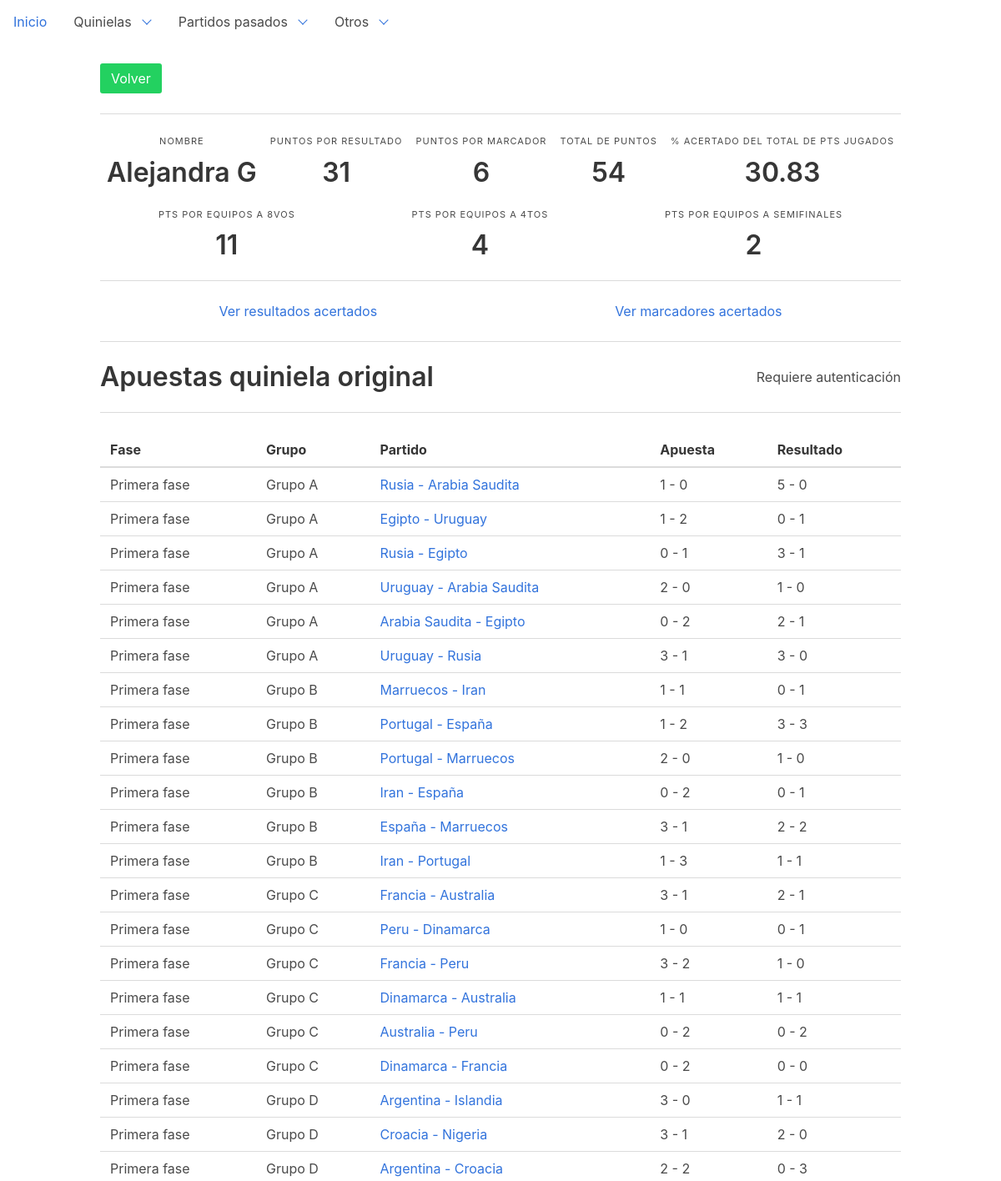
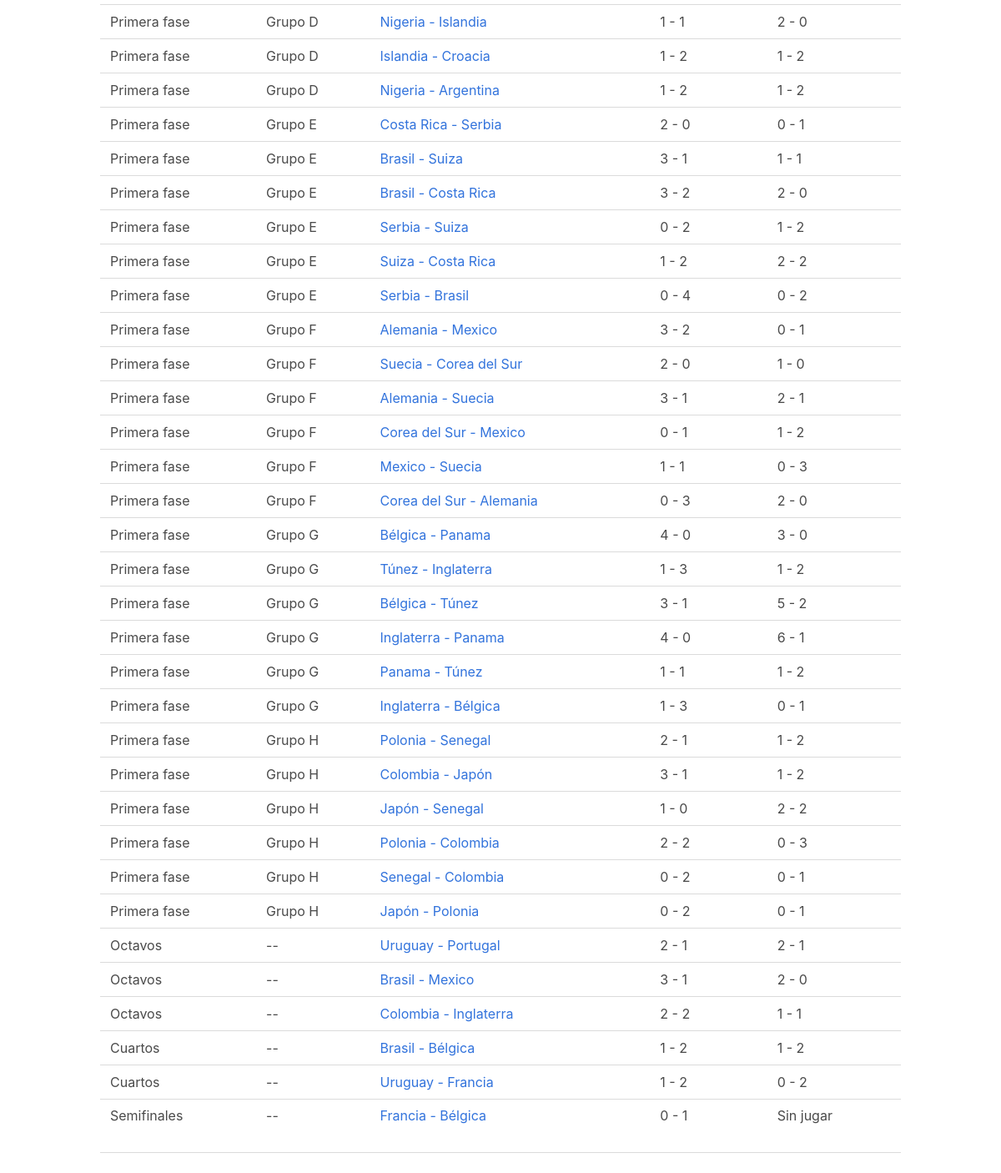
The page /dashboard/gamblers/15 on the database as committed earlier (2 pictures, top to bottom).
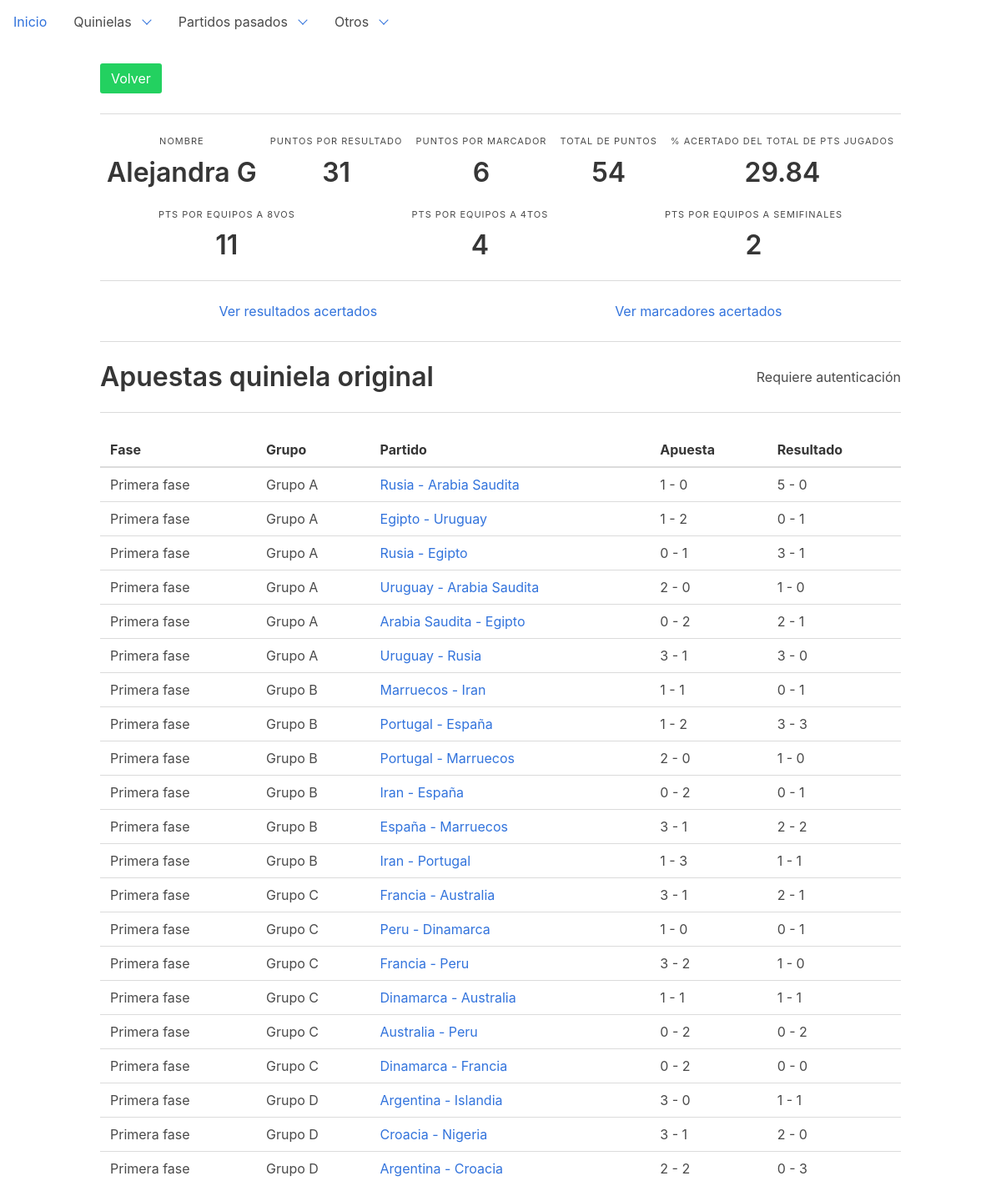
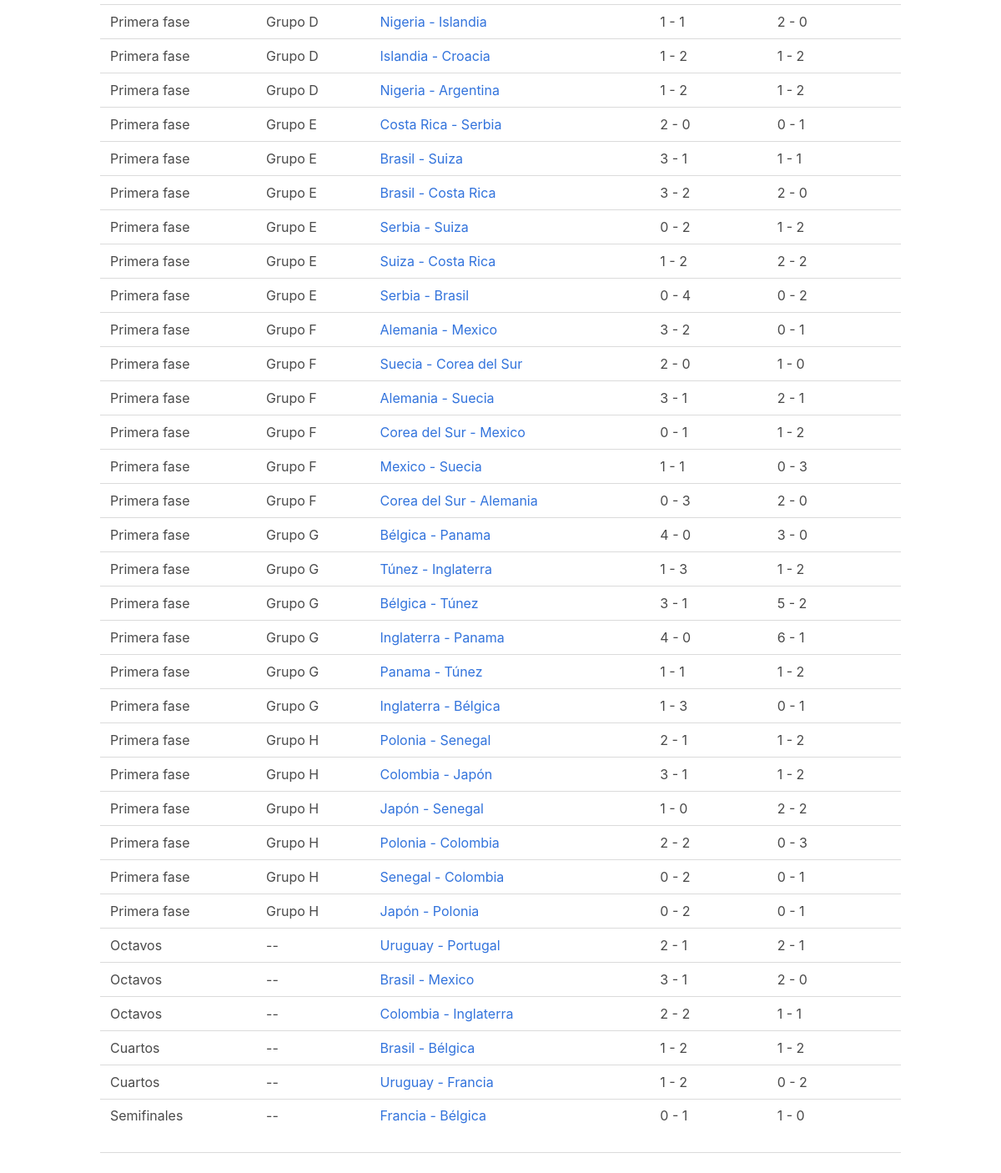
The same page on the database as committed later (2 pictures, top to bottom).
### dashboard/models.py (models this page shows, shortened)
class Gambler(models.Model):
    name = models.CharField(max_length=48)
    points_result = models.IntegerField(default=0)
    points_score = models.IntegerField(default=0)
    points_result2 = models.IntegerField(default=0)
    points_score2 = models.IntegerField(default=0)
    points_8vo = models.IntegerField(default=0)
    points_4vo = models.IntegerField(default=0)
    points_semi = models.IntegerField(default=0)
    points_3er = models.IntegerField(default=0)
    points_final = models.IntegerField(default=0)
    points_4vo2 = models.IntegerField(default=0)
    points_semi2 = models.IntegerField(default=0)
    points_3er2 = models.IntegerField(default=0)
    points_final2 = models.IntegerField(default=0)
    def __str__(self):
        return self.name

class Bet(models.Model):
    source = models.ForeignKey('Gambler', on_delete=models.DO_NOTHING, verbose_name='Fuente')
    match = models.ForeignKey('Match', on_delete=models.DO_NOTHING, verbose_name='Partido de referencia')
    team1 = models.ForeignKey('Team', on_delete=models.DO_NOTHING, related_name='bteam1', default="2",
                              verbose_name='Equipo 1')
    team2 = models.ForeignKey('Team', on_delete=models.DO_NOTHING, related_name='bteam2', default="2",
                              verbose_name='Equipo 2')
    goals_team1 = models.IntegerField(default=0, verbose_name='Goles equipo 1')
    goals_team2 = models.IntegerField(default=0, verbose_name='Goles equipo 2')
    type = models.CharField(default="Original", max_length=32, null=True)
    checked = models.BooleanField(default=False)
    class Meta:
        ordering = ["source"]
        unique_together = (("source", "match", "type"),)
    def __str__(self):
        return self.source.name + ": " + self.team1.name + " - " + self.team2.name

class Match(models.Model):
    STAGE_CHOICES = (
        ('1', 'Primera fase'),
        ('2', 'Octavos'),
        ('3', 'Cuartos'),
        ('4', 'Semifinales'),
        ('5', 'Tercer lugar'),
        ('6', 'Finales'),
    )
    team1 = models.ForeignKey('Team', on_delete=models.DO_NOTHING, related_name='team1')
    team2 = models.ForeignKey('Team', on_delete=models.DO_NOTHING, related_name='team2')
    game_date = models.DateTimeField(null=True)
    stage = models.CharField(choices=STAGE_CHOICES, max_length=1, default='1')

class Team(models.Model):
    GROUP_CHOICES = (
        ('A', 'Grupo A'),
        ('B', 'Grupo B'),
        ('C', 'Grupo C'),
        ('D', 'Grupo D'),
        ('E', 'Grupo E'),
        ('F', 'Grupo F'),
        ('G', 'Grupo G'),
        ('H', 'Grupo H'),
    )
    group = models.CharField(choices=GROUP_CHOICES, max_length=1, null=True, default='A')
    name = models.CharField(max_length=32)
    code = models.CharField(max_length=32)
    cups = models.IntegerField(default=0)
    finals = models.IntegerField(default=0)
    semifinals = models.IntegerField(default=0)
    class Meta:
        ordering = ["name"]
    def __str__(self):
        return self.name

### dashboard/views.py (the view)
# urls.py: url(r'^gamblers/(?P<pk>\d+)$', views.GamblerDetailView.as_view(), name='gambler-detail'),
class GamblerDetailView(DetailView):
    model = Gambler

### dashboard/templatetags/custom_tags.py (called while the page is built)
@register.filter()
def total_points(value, arg):
    gambler = Gambler.objects.get(name=arg)
    points = gambler.points_semi + gambler.points_score + gambler.points_final + gambler.points_8vo+gambler.points_4vo + gambler.points_3er + gambler.points_result
    return str(points)

@register.filter()
def total_percentage(value, arg):
    gambler = Gambler.objects.get(name=arg)
    oficial_g = Gambler.objects.get(name="Oficial")
    bets = Bet.objects.filter(source=oficial_g)
    total_points_matches = len(bets) * 2
    points = 0
    for bet in bets:
        try:
            b = Bet.objects.get(match=bet.match, source=gambler, type="Original")
            if bet.goals_team1 == b.goals_team1 and bet.goals_team2 == b.goals_team2:
                points += 1
            if result_match(bet.source.name, bet.match,"") == result_match(b.source.name, b.match, b.type):
                points += 1
        except Bet.DoesNotExist:
            print(gambler)
            print(str(bet) + " Sin partido")
    return "{0:.2f}".format((points * 100)/total_points_matches)

### templates/dashboard/gambler_detail.html (shortened to what this page needs)
{% extends 'base.html' %}
{% load custom_tags %}
{% block content %}
    <a class="button is-success" href="{% url 'gambler-list' %}">Volver</a>
    <hr>
    <div class="level">
        <div class="level-item has-text-centered">
            <div>
                <p class="heading">Nombre</p>
                <p class="title">{{ gambler.name }}</p>
            </div>
        </div>
        <div class="level-item has-text-centered">
            <div>
                <p class="heading">Puntos por resultado</p>
                <p class="title">{{ gambler.points_result }}</p>
            </div>
        </div>
        <div class="level-item has-text-centered">
            <div>
                <p class="heading">Puntos por marcador</p>
                <p class="title">{{ gambler.points_score }}</p>
            </div>
        </div>
        <div class="level-item has-text-centered">
            <div>
                <p class="heading">Total de puntos</p>
                <p class="title"> {{ value|total_points:gambler.name }}</p>
            </div>
        </div>
        <div class="level-item has-text-centered">
            <div>
                <p class="heading">% acertado del total de pts jugados</p>
                <p class="title"> {{ value|total_percentage:gambler.name }}</p>
            </div>
        </div>
    </div>
    <div class="level">
        <div class="level-item has-text-centered">
            <div>
                <p class="heading">Pts por equipos a 8vos</p>
                <p class="title">{{ gambler.points_8vo }}</p>
            </div>
        </div>
        <div class="level-item has-text-centered">
            <div>
                <p class="heading">Pts por equipos a 4tos</p>
                <p class="title">{{ gambler.points_4vo }}</p>
            </div>
        </div>
        <div class="level-item has-text-centered">
            <div>
                <p class="heading">Pts por equipos a semifinales</p>
                <p class="title">{{ gambler.points_semi }}</p>
            </div>
        </div>
    </div>
    <hr>
    <div class="level">
        <div class="level-item has-text-centered">
            <a href="{% url 'gambler-matches' gambler.pk %}">Ver resultados acertados</a>
        </div>
        <div class="level-item has-text-centered">
            <a href="{% url 'gambler-scores' gambler.pk %}">Ver marcadores acertados</a>
        </div>
    </div>
    <hr>
    <div class="level">
        <div>
            <p class="title">
                Apuestas quiniela original
            </p>
        </div>
        <br/>
        {% if user.is_authenticated %}
            <a class="button is-info is-pulled-right" href="{% url 'bet-create' %}">Nueva apuesta</a>
        {% else %}
            <p class="is-pulled-right">Requiere autenticación</p>
        {% endif %}
    </div>
    <hr>
    <div class="level">
        <table class="sortable">
            <thead>
            <tr>
                <th>Fase</th>
                <th>Grupo</th>
                <th>Partido</th>
                <th>Apuesta</th>
                <th>Resultado</th>
            </tr>
            </thead>
            <tbody>
            {% for bet in gambler.bet_set.all %}
                <tr>
                    {% if bet.type == "Original" %}
                        <td>{{ bet.match.get_stage_display }}</td>
                        {% if bet.match.stage == '1' %}
                            <td>{{ bet.team1.get_group_display }}</td>
                        {% else %}
                            <td> --</td>
                        {% endif %}
                        <td><a href="{% url 'bet-detail' bet.pk %}">{{ bet.team1 }} - {{ bet.team2 }}</a></td>
                        <td>{{ bet.goals_team1 }} - {{ bet.goals_team2 }}</td>
                        <td>{{ total|result:bet.match }}</td>
                    {% endif %}
                </tr>
            {% endfor %}
            </tbody>
        </table>
    </div>
    <hr>
{% endblock %}

Rows that differ between the two databases and show on the page:
changed Gambler "Alejandra G": name+id "30.83" → "29.84"
changed Bet "Semifinales": match.goals_team2 "Sin jugar" → "1 - 0"
